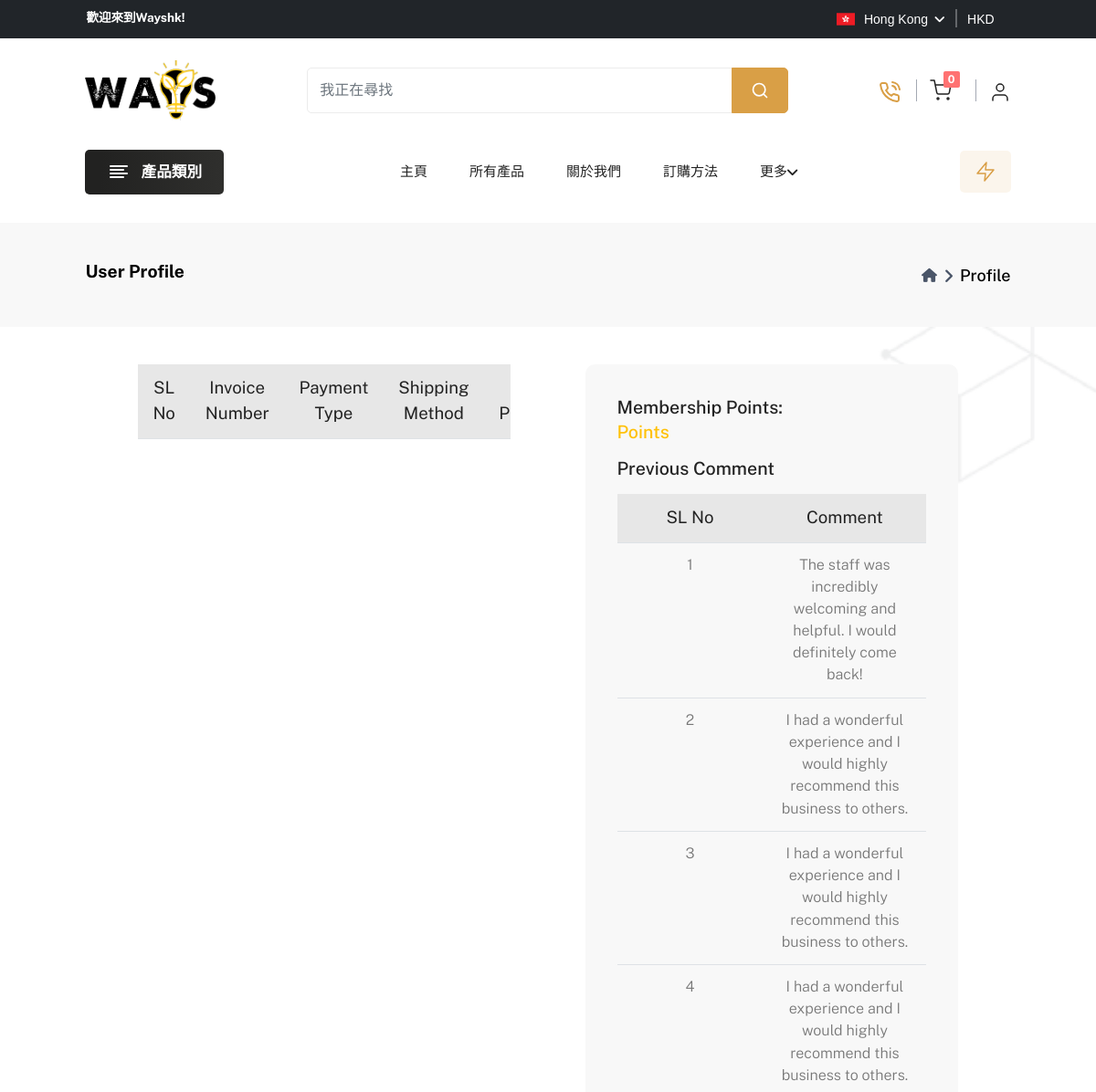
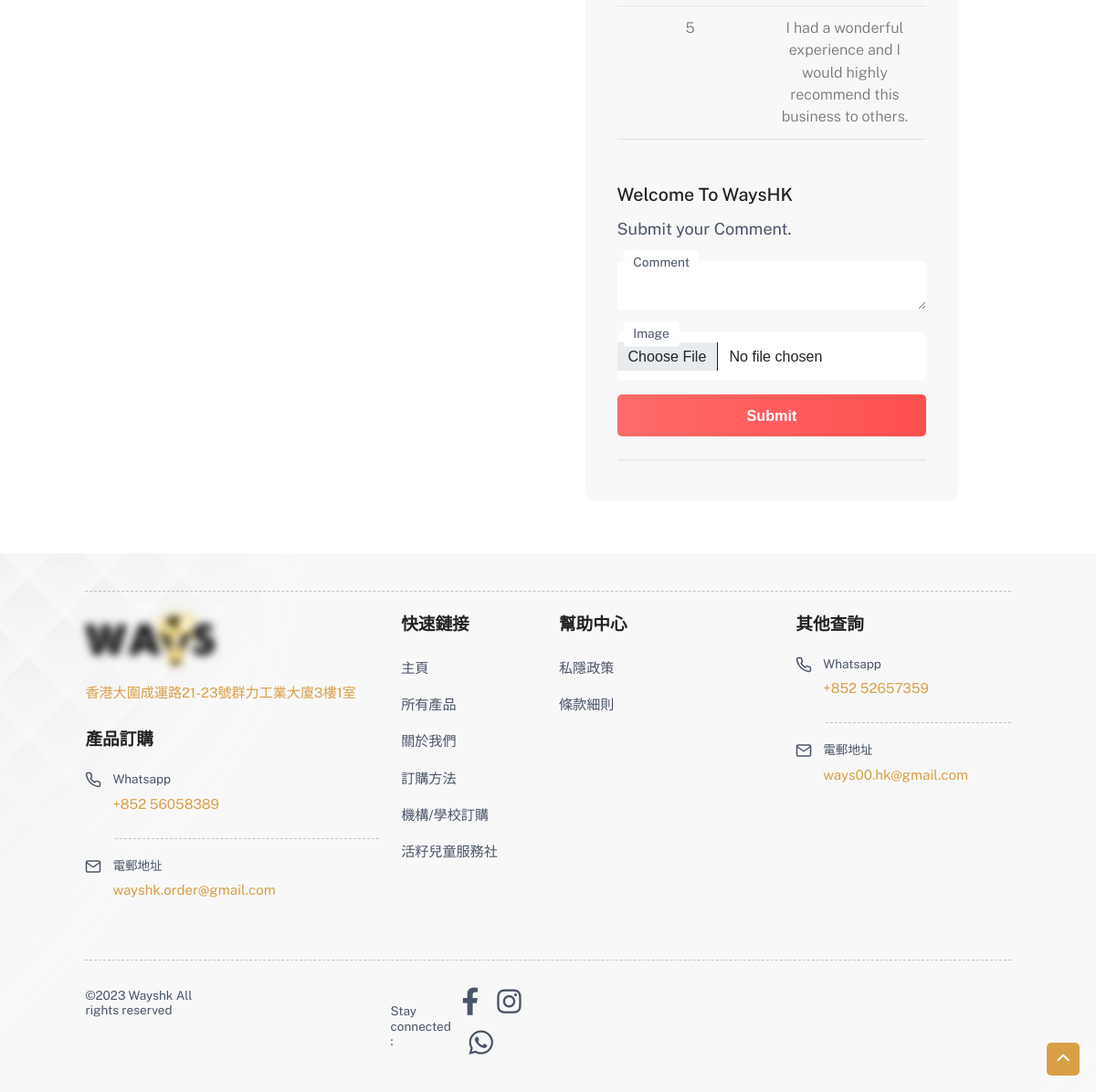
Screenshot of /profile.php (signed in) with the database file from the repository (2 pictures, top to bottom).
### tables this page shows
CREATE TABLE `review` (
  `review_id` int(11) NOT NULL,
  `customer_id` int(11) NOT NULL,
  `image` varchar(500) NOT NULL,
  `description` text NOT NULL,
  `status` int(11) NOT NULL DEFAULT 0,
  `inserted_at` datetime NOT NULL
);

### admin/include/dbController.php (called while the page is built, shortened)
<?php
class DBController {
    private $host = "localhost";
    private $user = "root";
    private $password = "";
    private $database = "wayshk";
    private $conn;
    function __construct() {
        $this->conn = $this->connectDB();
    }
    function connectDB() {
        $conn = mysqli_connect($this->host,$this->user,$this->password,$this->database);
        return $conn;
    }
    function runQuery($query) {
        $result = mysqli_query($this->conn,$query);
        while($row=mysqli_fetch_assoc($result)) {
            $resultset[] = $row;
        }
        if(!empty($resultset))
            return $resultset;
    }
    function numRows($query) {
        $result  = mysqli_query($this->conn,$query);
        $rowcount = mysqli_num_rows($result);
        return $rowcount;
    }
}

### profile.php (the view, shortened to what this page needs)
<?php
include('admin/include/dbController.php');
$db_handle = new DBController();
if (!isset($_SESSION['id'])) {
    header('Location: index.php');
}else{
    $customer_id = $_SESSION['id'];
}
?>
<!DOCTYPE html>
<html lang="en">
<head>
    <?php include('include/css.php'); ?>
</head>
<body>
<?php
include('include/header.php');
?>
<section class="breadscrumb-section pt-0">
    <div class="container-fluid-lg">
        <div class="row">
            <div class="col-12">
                <div class="breadscrumb-contain">
                    <h2 class="mb-2">User Profile</h2>
                    <nav>
                        <ol class="breadcrumb mb-0">
                            <li class="breadcrumb-item">
                                <a href="index.php">
                                    <i class="fa-solid fa-house"></i>
                                </a>
                            </li>
                            <li class="breadcrumb-item active">Profile</li>
                        </ol>
                    </nav>
                </div>
            </div>
        </div>
    </div>
</section>
<section class="log-in-section background-image-2 section-b-space">
    <div class="container-fluid-lg w-100">
        <div class="row">
            <div class="col-xxl-6 col-xl-5 col-lg-6 d-lg-block d-none ms-auto">
                <div class="row">
                    <div class="col-12">
                        <div class="table-responsive">
                            <table class="table order-tab-table">
                                <thead>
                                <tr>
                                    <th>SL No</th>
                                    <th>Invoice Number</th>
                                    <th>Payment Type</th>
                                    <th>Shipping Method</th>
                                    <th>Price</th>
                                </tr>
                                </thead>
                            </table>
                        </div>
                    </div>
                </div>
            </div>
            <div class="col-xxl-4 col-xl-5 col-lg-6 col-sm-8 mx-auto">
                <div class="log-in-box">
                    <div class="log-in-title">
                        <h3>Membership Points:</h3>
                        <h3 class="text-warning">
                            <?php
                            $point = $db_handle->runQuery("SELECT SUM(points) as p FROM point WHERE customer_id = '$customer_id'");
                            ?>
                         Points</h3>
                    </div>
                    <div class="log-in-title">
                        <h3>Previous Comment</h3>
                    </div>
                    <div class="row">
                        <div class="col-12">
                            <div class="table-responsive">
                                <table class="table order-tab-table">
                                    <thead>
                                    <tr>
                                        <th>SL No</th>
                                        <th>Comment</th>
                                    </tr>
                                    </thead>
                                    <tbody>
                                    <?php
                                    $comment = $db_handle->runQuery("select * from review where customer_id = '$customer_id'");
                                    $no_comment = $db_handle->numRows("select * from review where customer_id = '$customer_id'");
                                    for($i=0; $i<$no_comment;$i++){
                                        ?>
                                        <tr>
                                            <td><?php echo $i+1;?></td>
                                            <td><?php echo $comment[$i]['description'];?></td>
                                        </tr>
                                        <?php
                                    }
                                    ?>
                                    </tbody>
                                </table>
                            </div>
                        </div>
                    </div>
                    <div class="log-in-title mt-5">
                        <h3>Welcome To WaysHK</h3>
                        <h4>Submit your Comment.</h4>
                    </div>
                    <div class="input-box">
                        <form class="row g-4" action="#" method="post" enctype="multipart/form-data">
                            <div class="col-12">
                                <div class="form-floating theme-form-floating log-in-form">
                                    <textarea class="form-control" rows="4" name="review"></textarea>
                                    <label for="email">Comment</label>
                                </div>
                            </div>
                            <div class="col-12">
                                <div class="form-floating theme-form-floating log-in-form">
                                    <input type="file" class="form-control" name="image">
                                    <label for="email">Image</label>
                                </div>
                            </div>
                            <div class="col-12 mt-3">
                                <button class="btn btn-animation w-100 justify-content-center" name="submit"
                                        type="submit">Submit
                                </button>
                            </div>
                        </form>
                    </div>
                    <div class="other-log-in">
                    </div>
                </div>
            </div>
        </div>
    </div>
</section>
<?php
include('include/footer.php');
?>
<div class="theme-option">
    <div class="back-to-top">
        <a id="back-to-top" href="#">
            <i class="fas fa-chevron-up"></i>
        </a>
    </div>
</div>
</body>
</html>

### rows the page displays
review: description "The staff was incredibly welcoming and helpful. I would definitely come back!"
review: description "I had a wonderful experience and I would highly recommend this business to others."
review: description "I had a wonderful experience and I would highly recommend this business to others."
review: description "I had a wonderful experience and I would highly recommend this business to others."
review: description "I had a wonderful experience and I would highly recommend this business to others."

### other values shown
$total_quantity "0"
